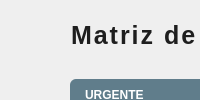
               <widget class="QWidget" name="pgMatriz">
                <layout class="QVBoxLayout" name="verticalLayout_6">
                 <property name="spacing">
                  <number>0</number>
                 </property>
                 <property name="leftMargin">
                  <number>0</number>
                 </property>
                 <property name="topMargin">
                  <number>0</number>
                 </property>
                 <property name="rightMargin">
                  <number>0</number>
                 </property>
                 <property name="bottomMargin">
                  <number>0</number>
                 </property>
                 <item>
                  <widget class="QWidget" name="widget_11" native="true">
                   <widget class="QListWidget" name="listUI">
                    <property name="geometry">
                     <rect>
                      <x>50</x>
                      <y>120</y>
                      <width>256</width>
                      <height>192</height>
                     </rect>
                    </property>
                    <property name="styleSheet">
                     <string notr="true">background-color: rgb(255, 65, 48);
color: white;
border: 2px solid rgb(200, 50, 40);
font-weight: bold;
</string>
                    </property>
                   </widget>
                   <widget class="QListWidget" name="listUN">
                    <property name="geometry">
                     <rect>
                      <x>50</x>
                      <y>330</y>
                      <width>256</width>
                      <height>192</height>
                     </rect>
                    </property>
                    <property name="styleSheet">
                     <string notr="true">background-color: rgb(0, 200, 83);
color: white;
border: 2px solid rgb(0, 150, 60);
font-weight: bold;
</string>
                    </property>
                   </widget>
                   <widget class="QListWidget" name="listNN">
                    <property name="geometry">
                     <rect>
                      <x>330</x>
                      <y>330</y>
                      <width>256</width>
                      <height>192</height>
                     </rect>
                    </property>
                    <property name="styleSheet">
                     <string notr="true">background-color: rgb(96, 181, 255);
color: white;
border: 2px solid rgb(71, 166, 255);
font-weight: bold;
</string>
                    </property>
                   </widget>
                   <widget class="QListWidget" name="listNI">
                    <property name="geometry">
                     <rect>
                      <x>330</x>
                      <y>120</y>
                      <width>256</width>
                      <height>192</height>
                     </rect>
                    </property>
                    <property name="styleSheet">
                     <string notr="true">background-color: rgb(255, 200, 0);
color: black;
border: 2px solid rgb(200, 160, 0);
font-weight: bold;
</string>
                    </property>
                   </widget>
                   <widget class="QLabel" name="label_3">
                    <property name="geometry">
                     <rect>
                      <x>70</x>
                      <y>79</y>
                      <width>201</width>
                      <height>31</height>
                     </rect>
                    </property>
                    <property name="styleSheet">
                     <string notr="true">background-color: rgb(96, 125, 139);
color: white;
font-weight: bold;
padding: 6px 12px;
border-radius: 6px;
text-align: center;
qproperty-alignment: 'AlignCenter';
</string>
                    </property>
                    <property name="text">
                     <string>URGENTE</string>
                    </property>
                   </widget>
                   <widget class="QLabel" name="label_9">
                    <property name="geometry">
                     <rect>
                      <x>360</x>
                      <y>80</y>
                      <width>201</width>
                      <height>31</height>
                     </rect>
                    </property>
                    <property name="styleSheet">
                     <string notr="true">background-color: rgb(96, 125, 139);
color: white;
font-weight: bold;
padding: 6px 12px;
border-radius: 6px;
text-align: center;
qproperty-alignment: 'AlignCenter';
</string>
                    </property>
                    <property name="text">
                     <string>NÃO URGENTE</string>
                    </property>
                   </widget>
                   <widget class="QLabel" name="label_10">
                    <property name="geometry">
                     <rect>
                      <x>600</x>
                      <y>210</y>
                      <width>201</width>
                      <height>31</height>
                     </rect>
                    </property>
                    <property name="styleSheet">
                     <string notr="true">background-color: rgb(96, 125, 139);
color: white;
font-weight: bold;
padding: 6px 12px;
border-radius: 6px;
text-align: center;
qproperty-alignment: 'AlignCenter';
</string>
                    </property>
                    <property name="text">
                     <string>IMPORTANTE</string>
                    </property>
                   </widget>
                   <widget class="QLabel" name="label_11">
                    <property name="geometry">
                     <rect>
                      <x>600</x>
                      <y>410</y>
                      <width>201</width>
                      <height>31</height>
                     </rect>
                    </property>
                    <property name="styleSheet">
                     <string notr="true">background-color: rgb(96, 125, 139);
color: white;
font-weight: bold;
padding: 6px 12px;
border-radius: 6px;
text-align: center;
qproperty-alignment: 'AlignCenter';
</string>
                    </property>
                    <property name="text">
                     <string>NÃO IMPORTANTE</string>
                    </property>
                   </widget>
                   <widget class="QLabel" name="label_7">
                    <property name="geometry">
                     <rect>
                      <x>40</x>
                      <y>10</y>
                      <width>581</width>
                      <height>51</height>
                     </rect>
                    </property>
                    <property name="styleSheet">
                     <string notr="true">QLabel {
    font-size: 25px;
    font-weight: 700;
    color: rgb(30, 30, 30);

    padding: 12px 24px;
    border-radius: 12px;

    qproperty-alignment: 'AlignCenter';
    font-family: 'Segoe UI', Tahoma, Geneva, Verdana, sans-serif;
    letter-spacing: 2px;
    text-transform: uppercase;
    box-shadow: 2px 2px 6px rgba(0,0,0,0.1);
}
</string>
                    </property>
                    <property name="text">
                     <string>Matriz de Eisenhower</string>
                    </property>
                   </widget>
                   <widget class="QPushButton" name="btnUI">
                    <property name="geometry">
                     <rect>
                      <x>270</x>
                      <y>120</y>
                      <width>31</width>
                      <height>31</height>
                     </rect>
                    </property>
                    <property name="cursor">
                     <cursorShape>PointingHandCursor</cursorShape>
                    </property>
                    <property name="styleSheet">
                     <string notr="true">QPushButton {
    background-color: transparent;
    color: #333;
    font: 75 25pt &quot;MS Shell Dlg 2&quot;;
	color: white;
    border: none;
    border-radius: 20px;
    width: 40px;
    height: 40px;
}</string>
                    </property>
                    <property name="text">
                     <string>+</string>
                    </property>
                   </widget>
                   <widget class="QPushButton" name="btnNI">
                    <property name="geometry">
                     <rect>
                      <x>550</x>
                      <y>120</y>
                      <width>31</width>
                      <height>31</height>
                     </rect>
                    </property>
                    <property name="cursor">
                     <cursorShape>PointingHandCursor</cursorShape>
                    </property>
                    <property name="styleSheet">
                     <string notr="true">QPushButton {
    background-color: transparent;
    color: #333;
    font: 75 25pt &quot;MS Shell Dlg 2&quot;;
	color: white;
    border: none;
    border-radius: 20px;
    width: 40px;
    height: 40px;
}</string>
                    </property>
                    <property name="text">
                     <string>+</string>
                    </property>
                   </widget>
                   <widget class="QPushButton" name="btnUN">
                    <property name="geometry">
                     <rect>
                      <x>270</x>
                      <y>330</y>
                      <width>31</width>
                      <height>31</height>
                     </rect>
                    </property>
                    <property name="cursor">
                     <cursorShape>PointingHandCursor</cursorShape>
                    </property>
                    <property name="styleSheet">
                     <string notr="true">QPushButton {
    background-color: transparent;
    color: #333;
    font: 75 25pt &quot;MS Shell Dlg 2&quot;;
	color: white;
    border: none;
    border-radius: 20px;
    width: 40px;
    height: 40px;
}</string>
                    </property>
                    <property name="text">
                     <string>+</string>
                    </property>
                   </widget>
                   <widget class="QPushButton" name="btnNN">
                    <property name="geometry">
                     <rect>
                      <x>550</x>
                      <y>330</y>
                      <width>31</width>
                      <height>31</height>
                     </rect>
                    </property>
                    <property name="cursor">
                     <cursorShape>PointingHandCursor</cursorShape>
                    </property>
                    <property name="styleSheet">
                     <string notr="true">QPushButton {
    background-color: transparent;
    color: #333;
    font: 75 25pt &quot;MS Shell Dlg 2&quot;;
	color: white;
    border: none;
    border-radius: 20px;
    width: 40px;
    height: 40px;
}</string>
                    </property>
                    <property name="text">
                     <string>+</string>
                    </property>
                   </widget>
                   <zorder>listUI</zorder>
                   <zorder>listUN</zorder>
                   <zorder>listNN</zorder>
                   <zorder>listNI</zorder>
                   <zorder>label_3</zorder>
                   <zorder>label_9</zorder>
                   <zorder>label_10</zorder>
                   <zorder>label_11</zorder>
                   <zorder>label_7</zorder>
                   <zorder>btnUI</zorder>
                   <zorder>btnUN</zorder>
                   <zorder>btnNN</zorder>
                   <zorder>btnNI</zorder>
                  </widget>
                 </item>
                </layout>
               </widget>
